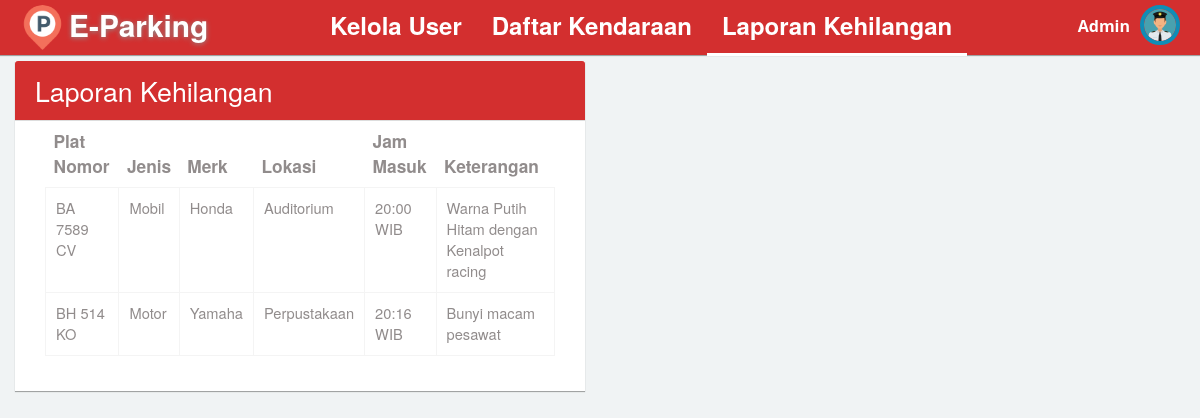
Screenshot of /lapor_admin.php with the database file from the repository.
### tables this page shows
CREATE TABLE `tb_daftar_parkir` (
  `kode` varchar(5) NOT NULL,
  `plat_nomor` varchar(10) NOT NULL,
  `jenis` varchar(22) NOT NULL,
  `merk` varchar(30) NOT NULL,
  `jam_masuk` varchar(9) NOT NULL,
  `status` varchar(2) NOT NULL,
  `jam_keluar` varchar(9) NOT NULL,
  `lokasi` varchar(50) NOT NULL,
  `keterangan` varchar(100) NOT NULL
);

### lapor_admin.php (the view, shortened to what this page needs)
<!DOCTYPE html>
<html>
<head>
  <link rel="stylesheet" type="text/css" href="asset/css/bootstrap.min.css">
  <link rel="stylesheet" type="text/css" href="asset/css/plugins/font-awesome.min.css"/>
  <link rel="stylesheet" type="text/css" href="asset/css/plugins/animate.min.css"/>
  <link rel="stylesheet" type="text/css" href="asset/css/plugins/nouislider.min.css"/>
  <link rel="stylesheet" type="text/css" href="asset/css/plugins/select2.min.css"/>
  <link rel="stylesheet" type="text/css" href="asset/css/plugins/ionrangeslider/ion.rangeSlider.css"/>
  <link rel="stylesheet" type="text/css" href="asset/css/plugins/ionrangeslider/ion.rangeSlider.skinFlat.css"/>
  <link rel="stylesheet" type="text/css" href="asset/css/plugins/bootstrap-material-datetimepicker.css"/>
  <link rel="stylesheet" type="text/css" href="asset/css/plugins/simple-line-icons.css"/>
  <link rel="stylesheet" type="text/css" href="asset/css/plugins/mediaelementplayer.css"/>
  <link href="asset/css/style.css" rel="stylesheet">
</head>
<?php
  include "config/koneksi.php";
 ?>
<body class="dashboard topnav">
        <nav class="navbar navbar-default header navbar-fixed-top bg-dark-red">
          <div class="col-md-12 nav-wrapper">
            <div class="navbar-header" style="width:100%;">
                <div class="navbar-brand" style="margin-left: -10px;" name="home_logo">
                <img src="asset/img/logo.png" class="img-circle" alt="logo" style="float: left;margin-top: -10px;" width="45px"/>
                 <b style="float: left;margin-left: 4px;">E-Parking</b>
                </div>
                <ul class="nav navbar-nav search-nav" style="margin-left: 7%">
                  <li><a href="home_admin.php" style="font-size: 18pt">Kelola User</a></li>
                  <li><a href="daftar_kendaraan.php" style="font-size: 18pt">Daftar Kendaraan</a></li>
                  <li class="active"><a style="font-size: 18pt">Laporan Kehilangan</a></span></li>
              </ul>
              <ul class="nav navbar-nav navbar-right user-nav">
                <li class="user-name"><span>Admin</span></li>
                  <li class="dropdown avatar-dropdown">
                   <img src="asset/img/petugas.png" class="img-circle avatar" alt="username" data-toggle="dropdown" aria-haspopup="true" aria-expanded="true" style="cursor: pointer;" />
                </li>
              </ul>
            </div>
          </div>
        </nav>
      <div id="content">
                <div class="col-md-6 col-sm-12 col-xs-12" style="margin-top: 10px;">
                  <div class="col-md-12 panel">
                    <div class="col-md-12 panel-heading bg-dark-red">
                      <h4 style="color: white;font-size: 20pt;">Laporan Kehilangan</h4>
                    </div>
                    <div class="panel-body">
                    <div class="table-responsive col-md-12 col-sm-12 col-xs-12">
                    <table class="table" width="100%" cellspacing="0">
                    <thead>
                      <tr style="font-size: 13pt">
                        <th style="max-width: 250px;">Plat Nomor</th>
                        <th>Jenis</th>
                        <th>Merk</th>
                        <th>Lokasi</th>
                        <th style="max-width: 200px;">Jam Masuk</th>
                        <th style="max-width: 200px;">Keterangan</th>
                      </tr>
                    </thead>
                    <tbody>
                      <?php
                        $sql = "SELECT * FROM tb_daftar_parkir WHERE status = '3'";
                        $query = mysqli_query($con, $sql);
                        while ($data = mysqli_fetch_array($query)) {?>
                      <tr style="font-size: 11pt">
                        <td><?php echo $data['plat_nomor'] ?></td>
                        <td><?php echo $data['jenis'] ?></td>
                        <td><?php echo $data['merk'] ?></td>
                        <td><?php echo $data['lokasi'] ?></td>
                        <td><?php echo $data['jam_masuk']. " WIB" ?></td>
                        <td><?php echo $data['keterangan'] ?></td>
                      </tr>
                      <?php } ?>
                    </tbody>
                  </table>
                  </div>
                  </div>
                  </div>
                </div>
      </div>
</body>
</html>

### rows the page displays
tb_daftar_parkir: plat_nomor "BA 7589 CV", jenis "Mobil", merk "Honda", lokasi "Auditorium", jam_masuk "20:00", keterangan "Warna Putih Hitam dengan Kenalpot racing"
tb_daftar_parkir: plat_nomor "BH 514 KO", jenis "Motor", merk "Yamaha", lokasi "Perpustakaan", jam_masuk "20:16", keterangan "Bunyi macam pesawat"
